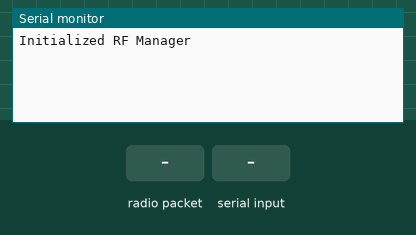
This program was run on a simulated ESP32. Shown: the last lines printed to the serial monitor. Inputs (shaded band) come from the test bench. No radio packets arrive unless stated.

Above: at 1.2 s.
1.3 s: radio packet "1" arrives
At 3.5 s:
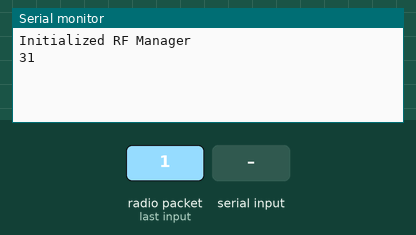
4.3 s: "1\n" received over Serial
At 5.6 s:
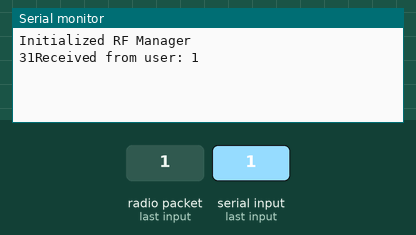

The program:

main.cpp
```cpp
#include "main.h"

void setup() {
  // put your setup code here, to run once:
  main_setup();


}

/*
  Since the transmitter simply operates as a passthrough the general process
  of the pseduocode follows the following sequence:

  1. Receive transmissions from boat
  2. Receive UART transmissions from GUI
  3. Send boat transmissions to GUI
  4. Send GUI requests to boats.
*/

void loop() {

  // These functions represent step 1 and 2
  receive_from_boat();
  receive_from_user();

  //These function represent steps 3 and 4
  transmit_to_boat();
  transmit_to_user();


}
```

TAF_ControllerSide_433Mhz.h
```cpp
void setup_rf433(); //Setup function to initialize all necessary classes and ports for 433Mhz Radio.

bool receive_rf433(uint8_t* buf); //Function that takes messages received from 433Mhz radio and stores them into "buf"


void transmit_rf433(uint8_t* buf); //Function that takes messages in a "buf" and transmits them via 433Mhz radio
```

TAF_Transmitter_Main.h
```cpp
void main_setup();

//Receive transmissions from boat
void receive_from_boat();

//Receives UART messages from the host computer
void receive_from_user();

//Transmits messages to the host computer
void transmit_to_user();

//Transmit messages to the boat
void transmit_to_boat();

//Testing task in order to ensure everything works
void test_serial_task(void* parameter);
```

constants.h
```cpp
#define TEST_SERIAL_PRIO 0
#define BAUD_RATE 9600

#define RF_433_RX_PIN 16
#define RF_433_TX_PIN 17

#define MAX_MESSAGE_LENGTH 20 //To preserve memory, we can stick to a max of 100 bytes

#define RECEIVE_BOAT_DELAY 100

#define CP_ID 0x00 //ID used for the control panel
```

main.h
```cpp
//This file should only really be used to include other source and
//header files

//Predefined headers and libraries
#include <Arduino.h>

//User defined headers and libraries
#include "TAF_Transmitter_Main.h"
#include "constants.h"
```

TAF_ControllerSide_433Mhz.cpp
```cpp
/*
    Source file containing all functions and code related to the 433Mhz radio module
*/
//Predefined libraries and headers
#include <Arduino.h>
#include <RHReliableDatagram.h>
#include <RH_ASK.h>
#include <SPI.h>

//User defined libraries and headers
#include "TAF_ControllerSide_433Mhz.h"
#include "constants.h"

RH_ASK driver(5000, RF_433_RX_PIN, RF_433_TX_PIN); // bitrate, rx, tx, pttpin

//Second parameter is the ID of the boat. If set incorrectly, it will not receive the message
RHReliableDatagram manager(driver, 2);


/*
  THE FUNCTIONS DEFINED BELOW ARE USED IN RECEIVING MESSAGES AND SETITNG UP
  THE 433MHZ RADIO MODULES. THEY MAY BE REFERENCED OUTSIDE OF THIS FILE
*/
void setup_rf433(){

    if(!manager.init()){
        Serial.println("Failed to init RF manager class.");
    }else{
      Serial.println("Initialized RF Manager");
    }
}

//Receive message via radio module
bool receive_rf433(uint8_t* buf)
{
  //Debugging message to see if we enter the receive function or not
  // Serial.println("Attempting to Receive");
  if (manager.available())
  {
    // Wait for a message addressed to us from the client
    uint8_t len = MAX_MESSAGE_LENGTH;
    uint8_t recipient;
    if (manager.recvfromAck(buf, &len, &recipient))
    {
      return true;
    }
  }

  return false;
}

//Transmit a message through the radio module
void transmit_rf433(uint8_t* buf){

  uint8_t from = buf[0];
  uint8_t* trans_data = buf + 1;
  if (!manager.sendtoWait(trans_data, strlen((char*)trans_data), from))
    Serial.println("sendtoWait failed");

  //Unimplemented for now
  // Serial.print("Data received: ");
  // for (size_t i = 0; i < 8; i++) {
  //   Serial.print(buf[i], HEX);  // Print each byte in hexadecimal format
  //   Serial.print(" ");          // Add a space between bytes
  // }
  // Serial.println();  // Print a new line after printing all bytes

} 
```

TAF_Transmitter_Main.cpp
```cpp
//Predefined libraries and headers
#include <Arduino.h>

//User defined libraries and headers
#include "TAF_Transmitter_Main.h"
#include "TAF_ControllerSide_433Mhz.h" //Header file with functions related to the 433MHz radios.
#include "constants.h"  //Header file with constant variables used for device configuration.

//User defined private variables
uint8_t boat_buf[MAX_MESSAGE_LENGTH]; //Buffer used to store messages from the boats
uint8_t gui_buf[MAX_MESSAGE_LENGTH]; //Buffer used to store messages from the GUI

bool boat_receive_flag = false; //Flag that indicates if we have a message from a boat
bool uart_receive_flag = false; //Flag that indicates if we have a message from the user

void main_setup(){
    Serial.begin(BAUD_RATE);

    //Call to setup the manager class for 433MHz radio
    setup_rf433();

}

//Since you can't transmit and receive wirelessly at the same time a mutex or semaphore should be used

//Receive from the 433MHz radio module and store value
void receive_from_boat(){
    boat_receive_flag = receive_rf433(boat_buf);
}

//Transmit the stored message from the uart receive through the 433MHz radio
void transmit_to_boat(){
    if(uart_receive_flag){
        //Transmit data stored in the gui_buf
        transmit_rf433(gui_buf);
    }

}

//Receives UART messages from the host computer
void receive_from_user(){
    uart_receive_flag = false;  // Reset the flag initially

    // Read the incoming message until a newline character is received
    String input = Serial.readStringUntil('\n');

    // Check if the input is non-empty and does not exceed buffer size
    if (input.length() > 0 && input.length() < MAX_MESSAGE_LENGTH) {
        // Copy the input message to the gui_buf
        input.getBytes(gui_buf, MAX_MESSAGE_LENGTH);

        uart_receive_flag = true;  // Set flag indicating a message has been received

        // Debugging output to verify the received message
        Serial.print("Received from user: ");
        Serial.println(input);  // Print the received message as a string
    }
}

//Transmits messages to the host computer via UART
void transmit_to_user(){
    if(boat_receive_flag){
        for (int i = 0; i < MAX_MESSAGE_LENGTH; i++) {
            // Stop printing if we reach the end of the message (null character)
            if (boat_buf[i] == '\0' || boat_buf[i] == '\n') {
                break;
            }

            Serial.print(boat_buf[i], HEX);  // Print each byte in hexadecimal format
        }
    }
}
```

Measured:
- after the input at 1.3 s, the serial monitor: prints a new line after 1.7 s (image 1)
- after the input at 4.3 s, the serial monitor: prints a new line at once (image 2)
